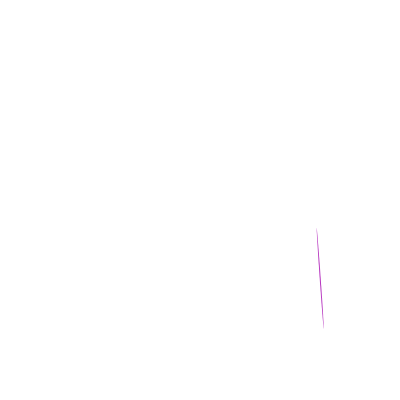
Frame 1 (no input)
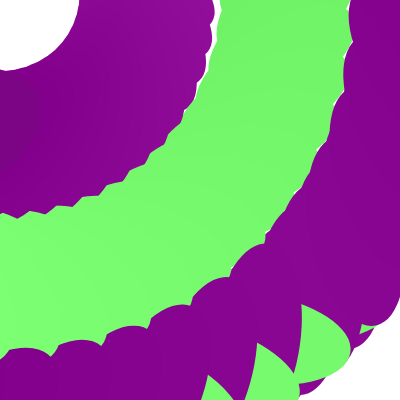
Frame 60 (no input)
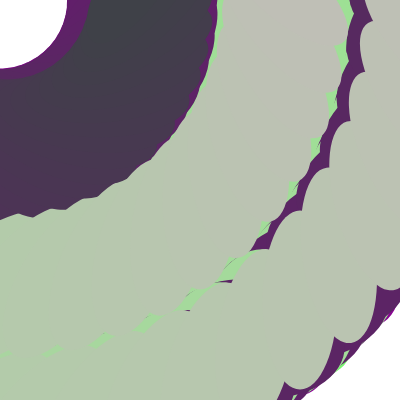
Frame 120 (the mouse pressed at the canvas centre since frame 60)

The p5.js sketch that drew these frames (run headless with seeded random() and noise() and a simulated clock; from frame 60 on, the mouse is pressed at the canvas centre):

// p5.js sketch
// ── sketch.js
// for circle
let radius;
let angle = 0;
let colors= []
let colorDir = [-1,-1,-1]

function setup() {
  createCanvas(400, 400);
    // for circle
 colors[0] = parseInt(random(0,256));
  colors[1] = parseInt(random(0,256));
  colors[2] = parseInt(random(0,256));
  

  angleMode(DEGREES);
  radius = (100);
  angle = 0;
    xPos= radius*cos(angle);
  console.log("xPos " + xPos)
  yPos = radius*sin(angle);
  xAdd = 1;
  yAdd = -1;
}

function draw() {
  // background(220);
  // radius = radius + 1;
  // angle = angle + .01;

  // ellipse(xPos, yPos, 100,100);
  fill(abs(colors[0]-255),abs(colors[1]-255), abs(colors[2]-255));
  
  
  push()
  rotate(angle);
  noStroke();
  // translate(width/2,height/2)
  
  fill(abs(colors[0]-255),abs(colors[1]-255), abs(colors[2]-255));
  ellipse(200,200, xPos, yPos);
    fill(abs(colors[0]),abs(colors[1]), abs(colors[2]));

  ellipse(100,100, yPos, xPos);
    fill(abs(colors[0]-255),abs(colors[1]-255), abs(colors[2]-255));

    ellipse(300,300, xPos, yPos);
      fill(abs(colors[0]),abs(colors[1]), abs(colors[2]));

  ellipse(300,300, yPos, xPos);
  angle+=4;
  xPos+=xAdd;
  yPos+=yAdd;
  if (xPos >= 200) {
    xAdd = -1;
  } else if (xPos < 0) {
    xAdd = 1;
  }
  if (yPos <= 0) {
    yAdd = 1;
  } else if (yPos > 200) {
    yAdd = -1
  }
  pop()
  
  push()
  rotate(-angle);
  noStroke();
  // translate(width/2,height/2)
  
  fill(abs(colors[0]-255),abs(colors[1]-255), abs(colors[2]-255));
  ellipse(-200,-200, xPos, yPos);
    fill(abs(colors[0]),abs(colors[1]), abs(colors[2]));

  ellipse(-100,-100, yPos, xPos);
    fill(abs(colors[0]-255),abs(colors[1]-255), abs(colors[2]-255));

    ellipse(-300,-300, xPos, yPos);
      fill(abs(colors[0]),abs(colors[1]), abs(colors[2]));

  ellipse(300,300, yPos, xPos);
  angle+=4;
  xPos+=xAdd;
  yPos+=yAdd;
  if (xPos >= 200) {
    xAdd = -1;
  } else if (xPos < 0) {
    xAdd = 1;
  }
  if (yPos <= 0) {
    yAdd = 1;
  } else if (yPos > 200) {
    yAdd = -1
  }
  pop()
  
//   push();
//   fill(colors[0],colors[1], colors[2]);
//   translate(200,200);
//   rotate(angle);
//   angle++;
//   ellipse(width/2,height/2, xPos, yPos);
  
//   ellipse(width/2,height/2, yPos, xPos);
//   pop()
  // rotate(-1)
  for (let j = 0; j < colors.length; j++) {
      if ((colors[j] < 256 && colors[j] >= 0)) {
        colors[j] += colorDir[j];
      } else {
        colorDir[j] *= -1;
        colors[j] += colorDir[j];
      }
      // console.log(colors[j]);
  }
  
}
